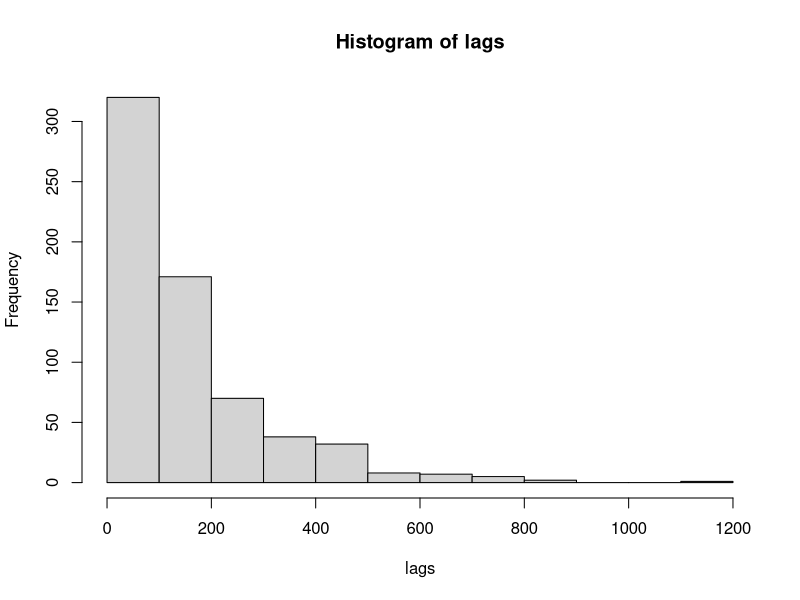

Source code (R):
lambda=-.01
alpha=0
a1=1
a2=1
sigma2=2
T=-5

steps=100000
runs=1
x1=array(0,c(runs,steps))
x2=array(0,c(runs,steps))
s1=array(0,c(runs,steps))
s2=array(0,c(runs,steps))

for(j in 1:runs){
for(i in 3:steps){
 	if(x2[j,i-2]>T&&x2[j,i-1]<=T){s2[j,i]=1} else s2[j,i]=0
 	if(x1[j,i-2]>T&&x1[j,i-1]<=T){s1[j,i]=1} else s1[j,i]=0
 	fight=rnorm(1,a1-a2,sqrt(sigma2))
	x1[j,i]=(1+lambda)*x1[j,i-1]+fight+alpha*s2[j,i]
	x2[j,i]=(1+lambda)*x2[j,i-1]-fight+alpha*s1[j,i]
	}
}
received1=apply(s2,1,sum)
received2=apply(s1,1,sum)

layout(matrix(1:1,nrow=1))

#plot(x1[1,],type="l",ylim=range(cbind(x1,x2)))
#for(j in 2:runs){lines(x1[j,])}
#lines(x2[1,],col="red")
#for(j in 2:runs){lines(x2[j,],col="red")}

#plot(s1[1,])
#points(s2[1,],col="red")
#hist(received1)
#hist(received2,col="red")
#hist(received1-received2)

both_exchanged=intersect(which(received1!=0),which(received2!=0))

lags=NULL

for(j in both_exchanged){
	
	exchanged=array(0,steps)
	exchanged[which(s1[j,]==1)]=1
	exchanged[which(s2[j,]==1)]=-1
	
	k=min(which(exchanged!=0))
	direction=exchanged[k]
	walked=0
	
	while(k<steps){
		k=k+1
		if(exchanged[k]==0){walked=walked+1}
		if(exchanged[k]==direction){walked=walked+1}
		if(exchanged[k]==-1*direction){
			direction=-1*direction
			lags=c(lags,walked)
			walked=0			
			}
		}
	
	}
	
hist(lags)
print(mean(lags))


##adrian's model
#
#delta=.01
#psi=1
#alpha=50
#lambda=-0.01
#
#runs=100
#max=1000
#
#dv=list()
#dv_leak=list()
#lengths=array(0,runs)
#lengths_leak=array(0,runs)
#endpt=array(0,runs)
#endpt_leak=array(0,runs)
#
#for(i in 1:runs){
#	dv[[i]]=array()
#	dv_leak[[i]]=array()
#	dv[[i]][1]=0
#	dv_leak[[i]][1]=0
#	y=rnorm(max,mean=delta,sd=2*psi^2)
#	j=1
#	while(abs(dv[[i]][j])<alpha&&j<=max){
#		j=j+1
#		dv[[i]][j]=dv[[i]][j-1]+y[j-1]
#		}
#	j=1
#	while(abs(dv_leak[[i]][j])<alpha&&j<=max){
#		j=j+1
#		dv_leak[[i]][j]=(1+lambda)*dv_leak[[i]][j-1]+y[j-1]
#		}
#	lengths[i]=length(dv[[i]])
#	endpt[i]=dv[[i]][length(dv[[i]])]
#	lengths_leak[i]=length(dv_leak[[i]])
#	endpt_leak[i]=dv_leak[[i]][length(dv_leak[[i]])]
#	}
# 
#layout(matrix(1:6,nrow=2,byrow=T))
#
#hist(lengths,xlab="Time until Signal",main="Without Leak")
#abline(v=mean(lengths),col="red")
#hist(endpt,xlab="Which Threshold is Reached",main="Without Leak")
#abline(v=mean(endpt),col="red")
#plot(dv[[1]],type="l",ylim=c(-alpha,alpha),xlim=c(0,max),xlab="Time",ylab="Estimate")
#for(i in 2:runs){lines(dv[[i]])}
#abline(h=-alpha)
#abline(h=alpha)
#
#hist(lengths_leak,xlab="Time Until Signal",main="With Leak")
#abline(v=mean(lengths_leak),col="red")
#hist(endpt_leak,xlab="Which Threshold is Reached",main="With Leak")
#abline(v=mean(endpt_leak),col="red")
#plot(dv_leak[[1]],type="l",ylim=c(-alpha,alpha),xlim=c(0,max),xlab="Time",ylab="Estimate")
#for(i in 2:runs){lines(dv_leak[[i]])}
#abline(h=-alpha)
#abline(h=alpha)


 